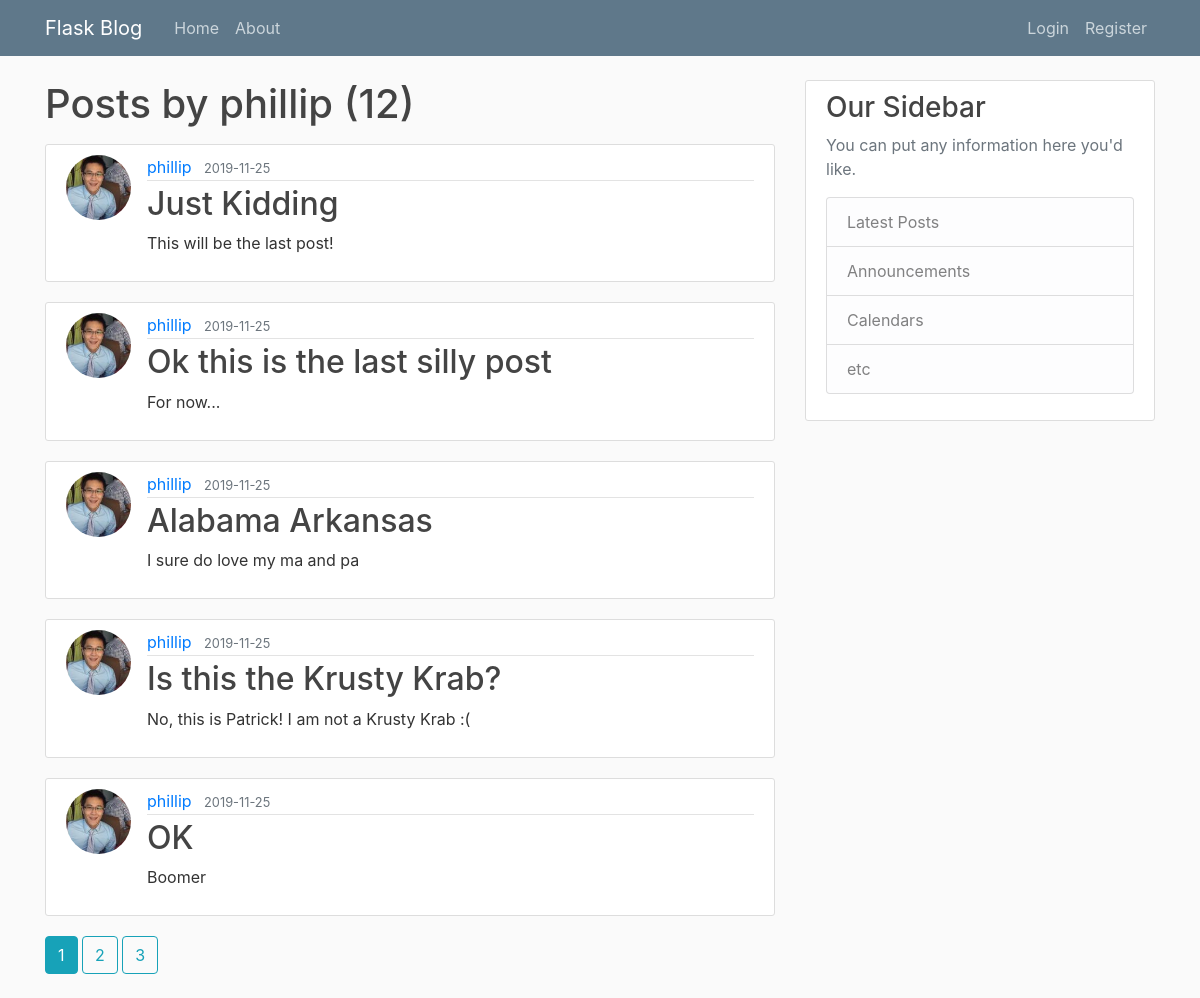
The page /user/phillip on the database its author committed.
### flaskblog/models.py (models this page shows, shortened)
class User(db.Model, UserMixin):
    id = db.Column(db.Integer, primary_key=True)
    username = db.Column(db.String(20), unique=True, nullable=False)
    email = db.Column(db.String(120), unique=True, nullable=False)
    image_file = db.Column(db.String(20), nullable=False, default='default.jpg')
    password = db.Column(db.String(60), nullable=False)
    posts = db.relationship('Post', backref='author', lazy=True)

class Post(db.Model):
    id = db.Column(db.Integer, primary_key=True)
    title = db.Column(db.String(100), nullable=False)
    date_posted = db.Column(db.DateTime, nullable=False, default=datetime.utcnow)
    content = db.Column(db.Text, nullable=False)
    user_id = db.Column(db.Integer, db.ForeignKey('user.id'), nullable=False)

### flaskblog/routes.py (the view)
@app.route("/user/<string:username>")
def user_posts(username):
    page = request.args.get('page', default=1, type=int)
    user = User.query.filter_by(username=username).first_or_404()
    posts = Post.query.filter_by(author=user) \
        .order_by(Post.date_posted.desc())\
        .paginate(page=page, per_page=5)
    return render_template('user_post.html', posts=posts, user=user)

### flaskblog/templates/user_post.html
{% extends "layout.html" %}
{% block content %}
    <h1 class="mb-3">Posts by {{ user.username }} ({{ posts.total }})</h1>
    {% for post in posts.items %}
        <article class="media content-section">
            <img class="rounded-circle article-img" src="{{ url_for('static', filename='profile_pics/' + post.author.image_file) }}">
            <div class="media-body">
                <div class="article-metadata">
                    <a class="mr-2" href="{{ url_for('user_posts', username=post.author.username) }}">{{ post.author.username }}</a>
                    <small class="text-muted">{{ post.date_posted.strftime('%Y-%m-%d') }}</small>
                </div>
                <h2><a class="article-title" href="{{ url_for('post', post_id=post.id) }}">{{ post.title }}</a></h2>
                <p class="article-content">{{ post.content }}</p>
            </div>
        </article>
    {% endfor %}
    {% for page_num in posts.iter_pages(left_edge=1, right_edge=1, left_current=1, right_current=2) %}
        {% if page_num %}
            {% if page_num == posts.page %}
                <a class="btn btn-info mb-4" href="{{ url_for('user_posts', username=user.username, page=page_num) }}">{{ page_num }}</a>
            {% else %}
                <a class="btn btn-outline-info mb-4" href="{{ url_for('user_posts', username=user.username, page=page_num) }}">{{ page_num }}</a>
            {% endif %}
        {% else %}
            ...
        {% endif %}
    {% endfor %}
{% endblock content %}

### flaskblog/static/main.css (style rules this page uses)
body { background: #fafafa; color: #333333; margin-top: 5rem; }
h1, h2, h3, h4, h5, h6 { color: #444444; }
.content-section { background: #ffffff; padding: 10px 20px; border: 1px solid #dddddd; border-radius: 3px; margin-bottom: 20px; }
.article-title { color: #444444; }
.article-content { white-space: pre-line; }
.article-img { height: 65px; width: 65px; margin-right: 16px; }
.article-metadata { padding-bottom: 1px; margin-bottom: 4px; border-bottom: 1px solid #e3e3e3 }

### rows shown on the page
User: username "phillip"
Post: image_file (picture), author.username "phillip", date_posted "2019-11-25", title "Just Kidding", content "This will be the last post!"
Post: image_file (picture), author.username "phillip", date_posted "2019-11-25", title "Ok this is the last silly post", content "For now..."
Post: image_file (picture), author.username "phillip", date_posted "2019-11-25", title "Alabama Arkansas", content "I sure do love my ma and pa"
Post: image_file (picture), author.username "phillip", date_posted "2019-11-25", title "Is this the Krusty Krab?", content "No, this is Patrick! I am not a Krusty Krab :("
Post: image_file (picture), author.username "phillip", date_posted "2019-11-25", title "OK", content "Boomer"

### other values the page prints
{{ posts.total }} "12"
{{ page_num }} "1"
{{ page_num }} "2" "3"
